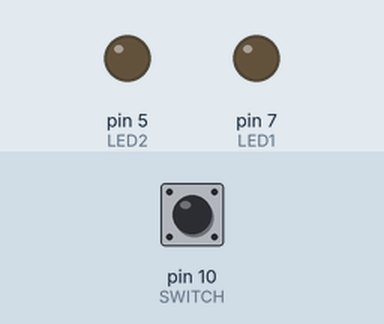
Simulated run of this sketch. Board: Arduino Uno, built with avr-gcc and run on an emulated ATmega328P. Shown: output pins drawn as LEDs (lit = HIGH). Dashed ring = blinking. The inputs (shaded band) are chosen by the test bench; at power-on: pin 10 (SWITCH) HIGH.

Above: at 1.2 s.
1.3 s: pin 10 (SWITCH) pulled LOW for 0.15 s
At 2.5 s:
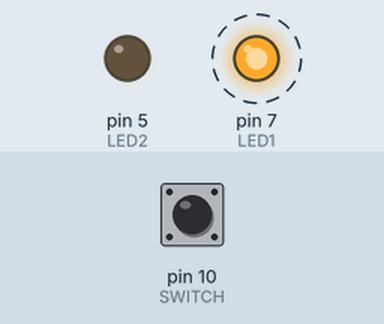
4.4 s: pin 10 (SWITCH) pulled LOW for 1 s
At 4.8 s:
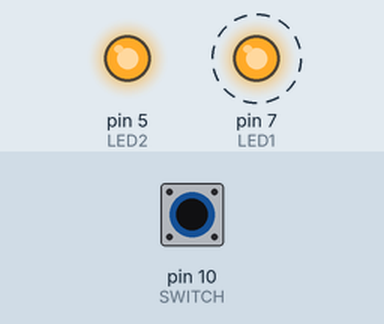
7.4 s: pin 10 (SWITCH) pulled LOW for 3.2 s
At 12.5 s:
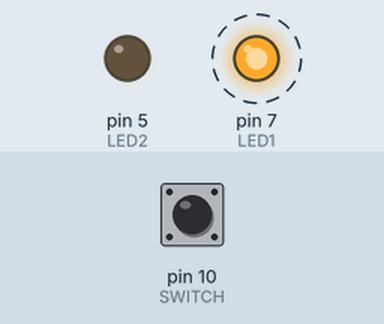
Timing chart, 0 to 18.1 s (numbered marks = the images above; inputs shaded):
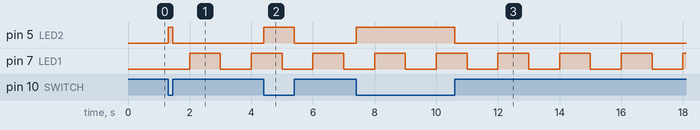

The sketch:

LED_SWITCH.ino
```cpp
const int LED1 = 7;
const int LED2 = 5;
const int SWITCH = 10;

/**********LED1**********/
int pre_millis = 0;
int LED1_state = 0;
/*************************/

void setup() {
  pinMode(LED1, OUTPUT);
  pinMode(LED2, OUTPUT);
  pinMode(SWITCH, INPUT);
}

void loop() {
  //LED1
  int cur_millis = millis();
  if(cur_millis - pre_millis >= 1000)
  {
    pre_millis = cur_millis;
    digitalWrite(LED1, LED1_state);
    LED1_state ^= 1;      // XOR 이용해서 토글
  }

  //LED2    //풀업저항 따라서 누르면 LOW
  (digitalRead(SWITCH)==LOW)?(digitalWrite(LED2, HIGH)):(digitalWrite(LED2, LOW));

}
```

Measured:
- after the input at 1.3 s, pin 5 (LED2): LOW → HIGH at once, → LOW 0.15 s later
- after the input at 4.4 s, pin 5 (LED2): LOW → HIGH at once, → LOW 1.0 s later
- after the input at 7.4 s, pin 5 (LED2): LOW → HIGH at once, → LOW 3.2 s later
- by itself, pin 7 (LED1): alternates HIGH for 1.0 s and LOW for 1.0 s
